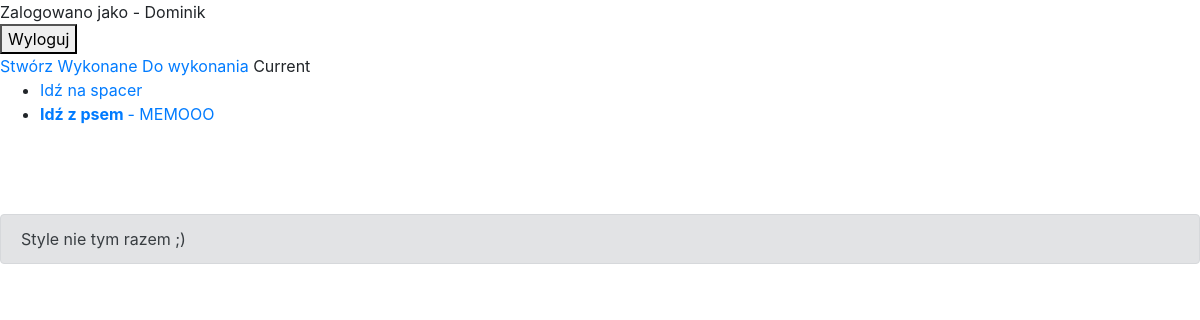
Page /current/ (signed in) on the earlier database version.
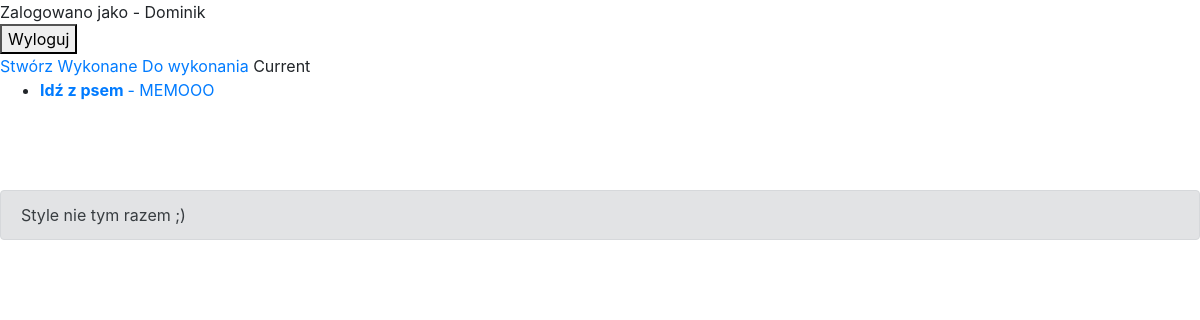
Same page on the later database version.
### todo/models.py (models this page shows, shortened)
class Todo(models.Model):
    title = models.CharField(max_length=128)
    memo = models.TextField(blank=True)
    created = models.DateTimeField(auto_now_add=True)
    datecompleted = models.DateTimeField(null=True, blank=True)
    important = models.BooleanField(default=False)
    user = models.ForeignKey(User, on_delete=models.CASCADE)

### todo/views.py (the view)
# urls.py: path('current/', views.currenttodos, name='currenttodos'),
@login_required
def currenttodos(request):
    todos = Todo.objects.filter(user=request.user, datecompleted__isnull=True)
    contex = {
        'todos': todos,
    }
    return render(request, 'todo/currenttodos.html', contex)

### todo/templates/todo/currenttodos.html
{% extends 'todo/base.html' %}
{% block content %}
    Current
    <ul>
        {% for todo in todos %}
            <li>
                <a href="{% url 'viewtodo' todo.id %}">
                    {% if todo.important %}<b>{% endif %}
                        {{ todo.title }}
                    {% if todo.important %}</b>{% endif %}
                    {% if todo.important %}
                        - {{ todo.memo }}
                    {% endif %}
                </a>
            </li>
        {% endfor %}
    </ul>
{% endblock %}

Differences in the rows shown:
no longer on this page (row edited): Todo: title "Idź na spacer"
